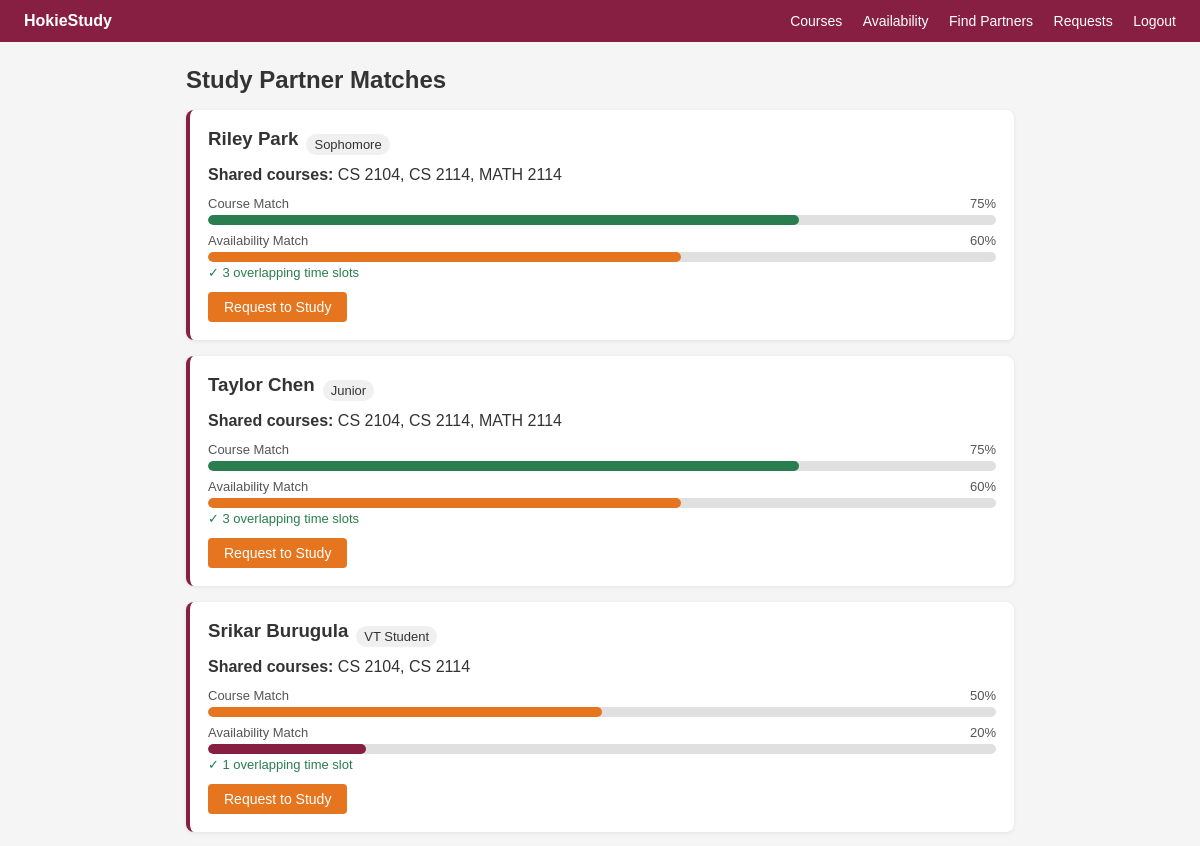
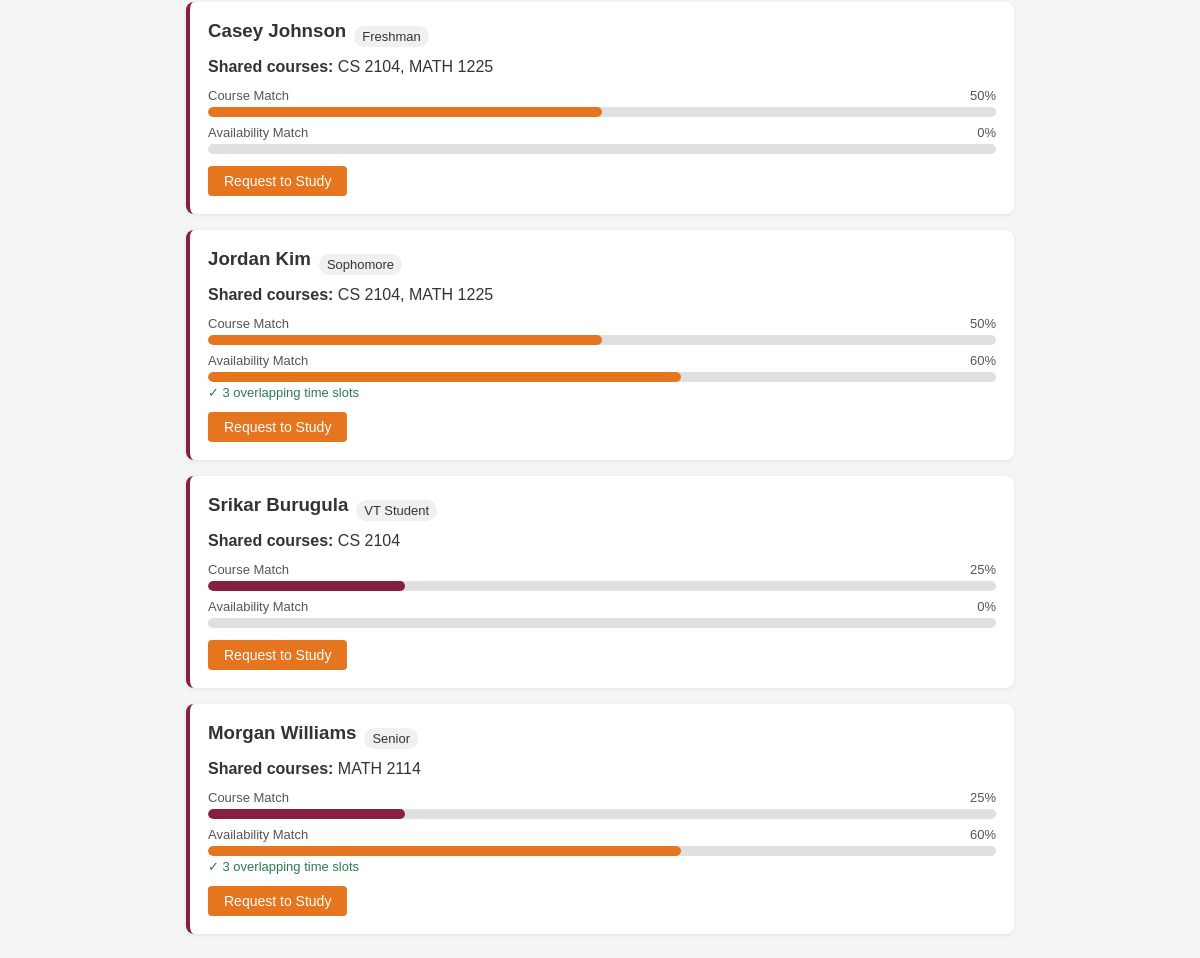
Screenshot of /matches (signed in) with the database file from the repository (2 pictures, top to bottom).
### tables this page shows
CREATE TABLE users (id INTEGER PRIMARY KEY, name TEXT, email TEXT UNIQUE, password TEXT, year TEXT);

### app.py (the view)
@app.route('/matches')
@login_required
def matches():
    uid = session['uid']
    c = db()
    my_courses = [r['course_id'] for r in c.execute('SELECT course_id FROM user_courses WHERE user_id=?', (uid,))]
    if not my_courses:
        c.close(); return render_template('matches.html', matches=[], no_courses=True)
    my_slots = {f"{r['day']}-{r['time']}" for r in c.execute('SELECT day,time FROM availability WHERE user_id=?', (uid,))}
    ph = ','.join('?'*len(my_courses))  # build the right number of ? placeholders for the IN clause
    shared = c.execute(f'SELECT user_id, COUNT(*) as cnt FROM user_courses WHERE course_id IN ({ph}) AND user_id!=? GROUP BY user_id ORDER BY cnt DESC',
                       my_courses+[uid]).fetchall()
    sent_requests = {r['to_uid']: r['status'] for r in c.execute('SELECT to_uid, status FROM study_requests WHERE from_uid=?', (uid,))}
    result = []
    for row in shared:
        u = c.execute('SELECT name,year FROM users WHERE id=?', (row['user_id'],)).fetchone()
        if not u: continue
        shared_codes = [r['course_code'] for r in c.execute(
            f'SELECT c.course_code FROM user_courses uc JOIN courses c ON uc.course_id=c.id WHERE uc.user_id=? AND uc.course_id IN ({ph})',
            [row['user_id']]+my_courses)]
        their_slots = {f"{r['day']}-{r['time']}" for r in c.execute('SELECT day,time FROM availability WHERE user_id=?', (row['user_id'],))}
        overlap = my_slots & their_slots
        result.append({
            'uid': row['user_id'], 'name': u['name'], 'year': u['year'] or 'VT Student',
            'courses': shared_codes, 'course_pct': round(row['cnt'] / len(my_courses) * 100),
            'avail_pct': round(len(overlap) / len(my_slots) * 100) if my_slots else 0,
            'overlap_count': len(overlap), 'request_status': sent_requests.get(row['user_id'])
        })
    c.close()
    return render_template('matches.html', matches=result)

### app.py (called while the page is built)
def db():
    conn = sqlite3.connect(DB)
    conn.row_factory = sqlite3.Row  # so we can access columns by name instead of index
    return conn

def login_required(f):
    @wraps(f)
    def wrapped(*args, **kwargs):
        if 'uid' not in session: return redirect(url_for('login'))
        return f(*args, **kwargs)
    return wrapped

### templates/matches.html
{% extends "base.html" %}
{% block content %}
<h2>Study Partner Matches</h2>
{% if no_courses %}
<div class="card"><p class="gray">Add your courses first! <a href="/courses">Go to My Courses</a></p></div>
{% elif not matches %}
<div class="card"><p class="gray">No matches yet. Other students need to add the same courses.</p></div>
{% else %}
{% for m in matches %}
<div class="card match">
  <div class="row"><h3>{{ m.name }}</h3><span class="tag">{{ m.year }}</span></div>
  <p style="margin-top:6px"><b>Shared courses:</b> {{ m.courses|join(', ') }}</p>
  <div style="margin-top:12px">
    <div class="bar-label"><span>Course Match</span><span>{{ m.course_pct }}%</span></div>
    <div class="bar-track"><div class="bar-fill" style="width:{{ m.course_pct }}%; background:{{ '#2a7d4f' if m.course_pct >= 75 else '#E5751F' if m.course_pct >= 50 else '#861F41' }};"></div></div>
  </div>
  <div style="margin-top:8px">
    <div class="bar-label"><span>Availability Match</span><span>{{ m.avail_pct }}%</span></div>
    <div class="bar-track"><div class="bar-fill" style="width:{{ m.avail_pct }}%; background:{{ '#2a7d4f' if m.avail_pct >= 75 else '#E5751F' if m.avail_pct >= 50 else '#861F41' if m.avail_pct > 0 else '#ccc' }};"></div></div>
    {% if m.overlap_count > 0 %}<p class="green" style="font-size:13px;margin-top:3px">✓ {{ m.overlap_count }} overlapping time slot{{ 's' if m.overlap_count != 1 }}</p>{% endif %}
  </div>
  <div style="margin-top:12px">
    {% if m.request_status == 'pending' %}
      <span class="status-badge pending">Request Sent</span>
    {% elif m.request_status == 'accepted' %}
      <span class="status-badge accepted">✓ Accepted</span>
    {% elif m.request_status == 'declined' %}
      <span class="status-badge declined">Declined</span>
    {% else %}
      <form method="POST" action="/request/{{ m.uid }}" style="display:inline">
        <button class="btn-orange">Request to Study</button>
      </form>
    {% endif %}
  </div>
</div>
{% endfor %}
{% endif %}
{% endblock %}

### static/style.css (style rules this page uses)
* { box-sizing:border-box;margin:0;padding:0 }
body { font-family:Arial,sans-serif;background:#f5f5f5;color:#333 }
h2 { margin-bottom:16px }
.card { background:#fff;border-radius:8px;padding:18px;margin-bottom:16px;box-shadow:0 1px 4px rgba(0,0,0,.08) }
.card h3 { margin-bottom:10px }
button { background:#861F41;color:#fff;padding:9px 18px;border:none;border-radius:4px;cursor:pointer;font-size:14px }
.btn-orange { background:#E5751F;color:#fff;padding:7px 16px;border:none;border-radius:4px;cursor:pointer;font-size:14px }
.row { display:flex;gap:8px;align-items:center }
.green { color:#2a7d4f;font-size:14px }
.match { border-left:4px solid #861F41 }
.tag { background:#f0f0f0;padding:3px 8px;border-radius:12px;font-size:13px }
.bar-label { display:flex;justify-content:space-between;font-size:13px;color:#555;margin-bottom:4px }
.bar-track { width:100%;height:10px;background:#e0e0e0;border-radius:5px;overflow:hidden }
.bar-fill { height:100%;border-radius:5px;transition:width 0.4s ease }

### rows the page displays
users: name "Riley Park", year "Sophomore", courses "CS 2104, CS 2114, MATH 2114", course_pct "75", avail_pct "60", overlap_count "3", overlap_count "s"
users: name "Taylor Chen", year "Junior", courses "CS 2104, CS 2114, MATH 2114", course_pct "75", avail_pct "60", overlap_count "3", overlap_count "s"
users: name "Srikar Burugula", year "VT Student", courses "CS 2104, CS 2114", course_pct "50", avail_pct "20", overlap_count "1"
users: name "Casey Johnson", year "Freshman", courses "CS 2104, MATH 1225", course_pct "50", avail_pct "0"
users: name "Jordan Kim", year "Sophomore", courses "CS 2104, MATH 1225", course_pct "50", avail_pct "60", overlap_count "3", overlap_count "s"
users: name "Srikar Burugula", year "VT Student", courses "CS 2104", course_pct "25", avail_pct "0"
users: name "Morgan Williams", year "Senior", courses "MATH 2114", course_pct "25", avail_pct "60", overlap_count "3", overlap_count "s"
